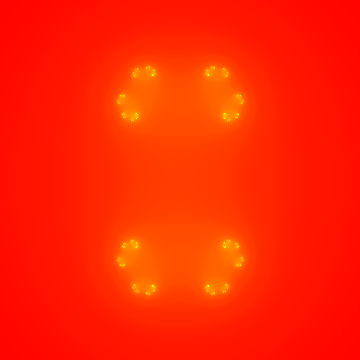
Frame 1 (no input)
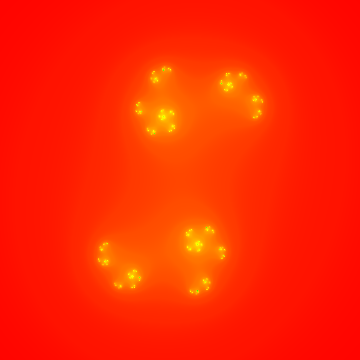
Frame 60 (the mouse pressed at the canvas centre just before this capture)
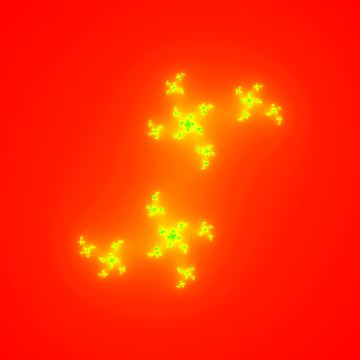
Frame 120 (the mouse held since frame 60 and released just before this capture)

The Processing sketch that drew these frames (run headless with seeded random() and noise(); from frame 60 on, the mouse is pressed at the canvas centre):

// Processing sketch: julia_set_animated
// ── julia_set_animated.pde
float w;
float h;
float xmin;
float xmax;
float ymin;
float ymax;
float dx;
float dy;
float ca;
float cb;
float dc;
float theta;
float dtheta;
float c;

void setup(){
  size(360, 360);
  background(255, 0, 0);
  w = 4;
  h = (w * height) / width;
  xmin = -w/2;
  xmax = xmin + w;
  ymin = -h/2;
  ymax = ymin + h;
  dx = (xmax - xmin) / width;
  dy = (ymax - ymin) / height;
  ca = -2;
  cb = -2;
  c = 0.7885;
  theta = 0;
  dc = 0.001;
  dtheta = 0.01;
  colorMode(HSB);
}



void draw(){
  int maxiters = 80;
  loadPixels();
  float x = xmin;
  for(int i = 0; i < width; i++){
    float y = ymin;
    for(int j = 0; j < height; j++){
      float a = x;
      float b = y;
      int n = 0;
      float maxval = 4.0;
      float oldval = 0.0;
      float m = 0;
      
      while(n < maxiters){
        float aa = a*a;
        float bb = b*b;
        float newval = sqrt(aa + bb);
        if(newval > maxval){
          float difftoold = (float) (newval - oldval);
          float difftomax = (float) (maxval - newval);
          m = n + (difftomax / difftoold);
          break;
        }
        float twoab = 2 * a * b;
        a = aa - bb + c*cos(theta);
        b = twoab + c*sin(theta);
        n++;
        oldval = newval;
      }
      
      if (n == maxiters) {
        pixels[i+j*width] = color(0);
      } else {
        float norm = map(m, 0, maxiters, 0, 1);
        pixels[i+j*width] = color(map(norm, 0, 1, 0, 255), 255, 255);
      }
      y += dy;
    }
    x += dx;
  }
  updatePixels();
  //if(ca <= 2 && cb <= 2){
  //  ca += dc;
  //  cb += dc;
  //}else{
  //  ca = 0;
  //  cb = 0;
  //}
  theta += dtheta;
}
